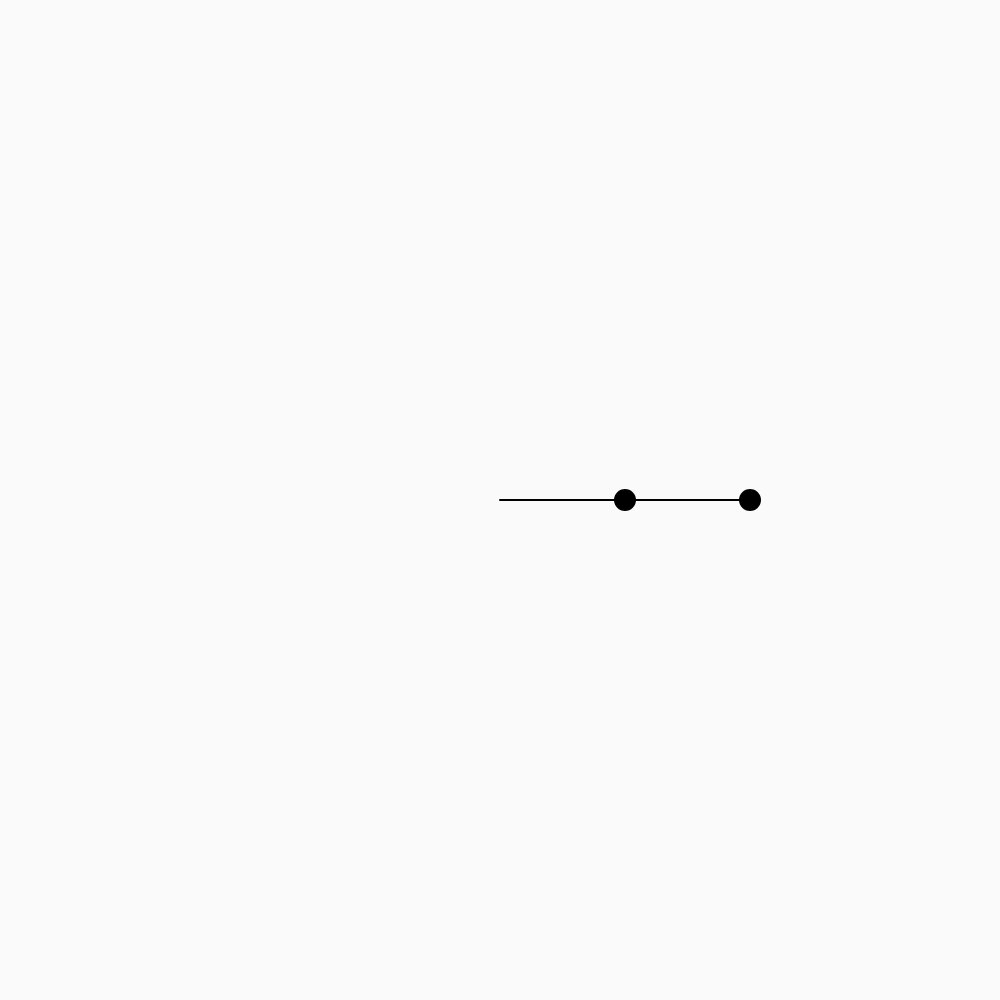
Frame 1 (no input)
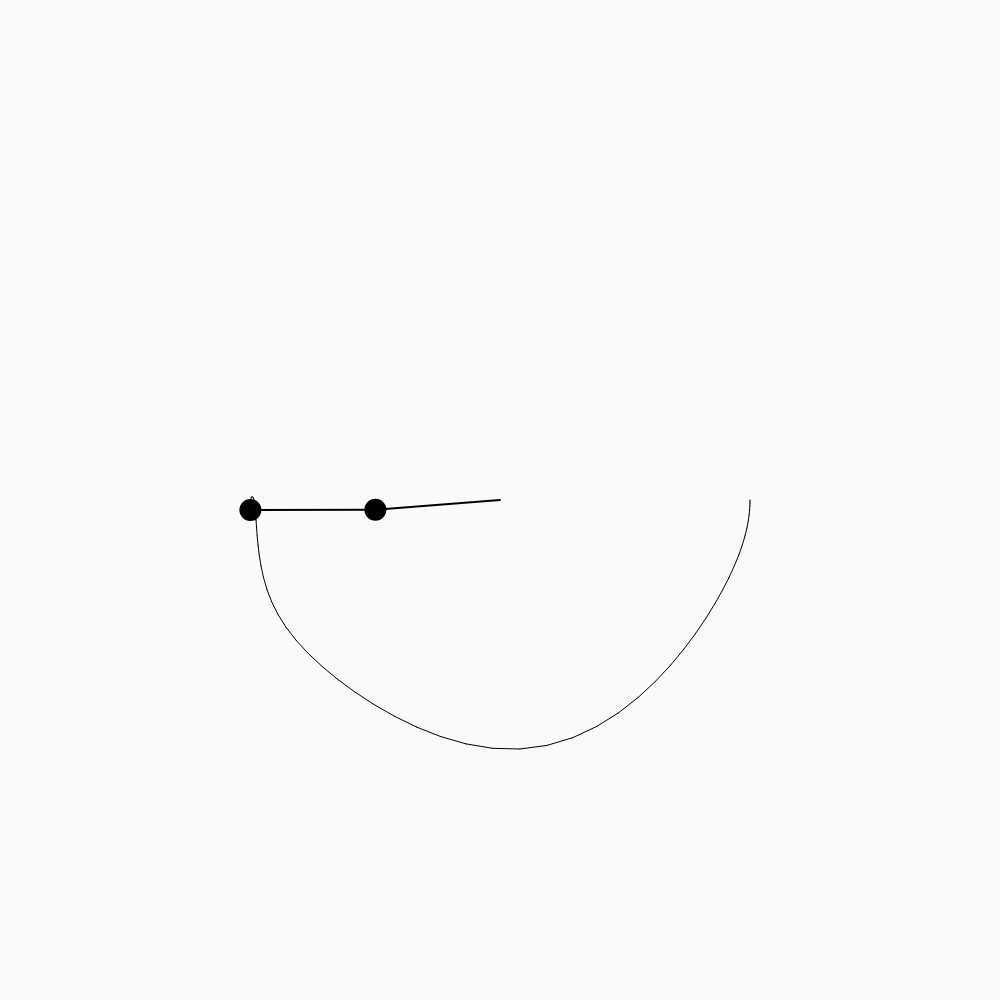
Frame 60 (no input)
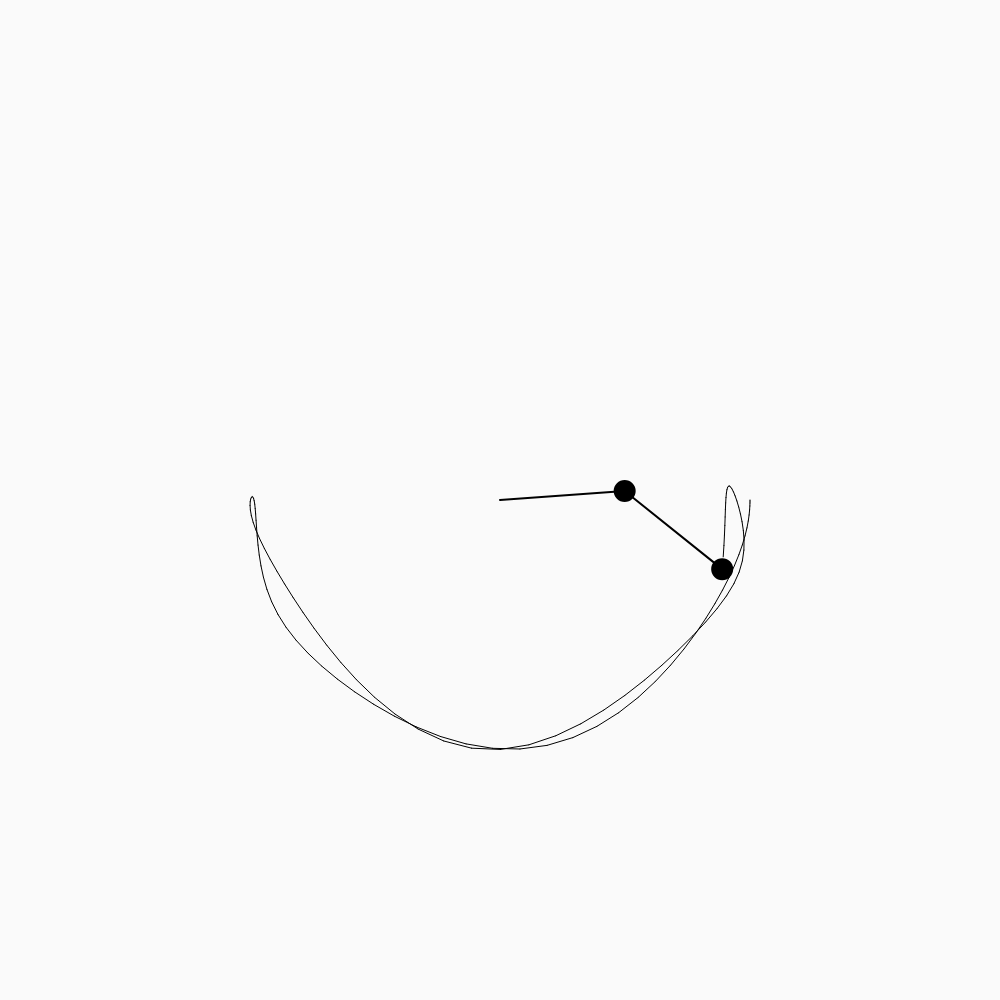
Frame 120 (the mouse pressed at the canvas centre since frame 60)

The p5.js sketch that drew these frames (run headless with seeded random() and noise() and a simulated clock; from frame 60 on, the mouse is pressed at the canvas centre):

// p5.js sketch
// ── sketch.js
// Daniel Shiffman
// https://thecodingtrain.com/CodingChallenges/093-double-pendulum.html
// https://youtu.be/uWzPe_S-RVE

let r1 = 125;
let r2 = 125;
let m1 = 10;
let m2 = 10;
let a1 = 0;
let a2 = 0;
let a1_v = 0;
let a2_v = 0;
let g = 1;

let px2 = -1;
let py2 = -1;
let cx, cy;

let buffer;

function setup() {
  createCanvas(1000, 1000);
  //Issue with wrong rendering on a retina Mac. See issue: https://github.com/CodingTrain/website/issues/574
  pixelDensity(1);
  a1 = PI / 2;
  a2 = PI / 2;
  cx = width / 2;
  cy = height / 2;
  buffer = createGraphics(width, height);
  buffer.background(250);
  buffer.translate(cx, cy);
}

function draw() {
  background(250);
  imageMode(CORNER);
  image(buffer, 0, 0, width, height);

  let num1 = -g * (2 * m1 + m2) * sin(a1);
  let num2 = -m2 * g * sin(a1 - 2 * a2);
  let num3 = -2 * sin(a1 - a2) * m2;
  let num4 = a2_v * a2_v * r2 + a1_v * a1_v * r1 * cos(a1 - a2);
  let den = r1 * (2 * m1 + m2 - m2 * cos(2 * a1 - 2 * a2));
  let a1_a = (num1 + num2 + num3 * num4) / den;

  num1 = 2 * sin(a1 - a2);
  num2 = (a1_v * a1_v * r1 * (m1 + m2));
  num3 = g * (m1 + m2) * cos(a1);
  num4 = a2_v * a2_v * r2 * m2 * cos(a1 - a2);
  den = r2 * (2 * m1 + m2 - m2 * cos(2 * a1 - 2 * a2));
  let a2_a = (num1 * (num2 + num3 + num4)) / den;

  translate(cx, cy);
  stroke(0);
  strokeWeight(2);

  let x1 = r1 * sin(a1);
  let y1 = r1 * cos(a1);

  let x2 = x1 + r2 * sin(a2);
  let y2 = y1 + r2 * cos(a2);
  strokeWeight(2);
  line(0, 0, x1, y1);
  fill(0);
  ellipse(x1, y1, m1*2, m1*2);

  line(x1, y1, x2, y2);
  fill(0);
  ellipse(x2, y2, m2*2, m2*2);

  a1_v += a1_a;
  a2_v += a2_a;
  a1 += a1_v;
  a2 += a2_v;

  // a1_v *= 0.99;
  // a2_v *= 0.99;

  buffer.stroke(0);
  if (frameCount > 1) {
    stroke(0, 100)
    strokeWeight(0.5);
    buffer.line(px2, py2, x2, y2);
  }

  px2 = x2;
  py2 = y2;
}
